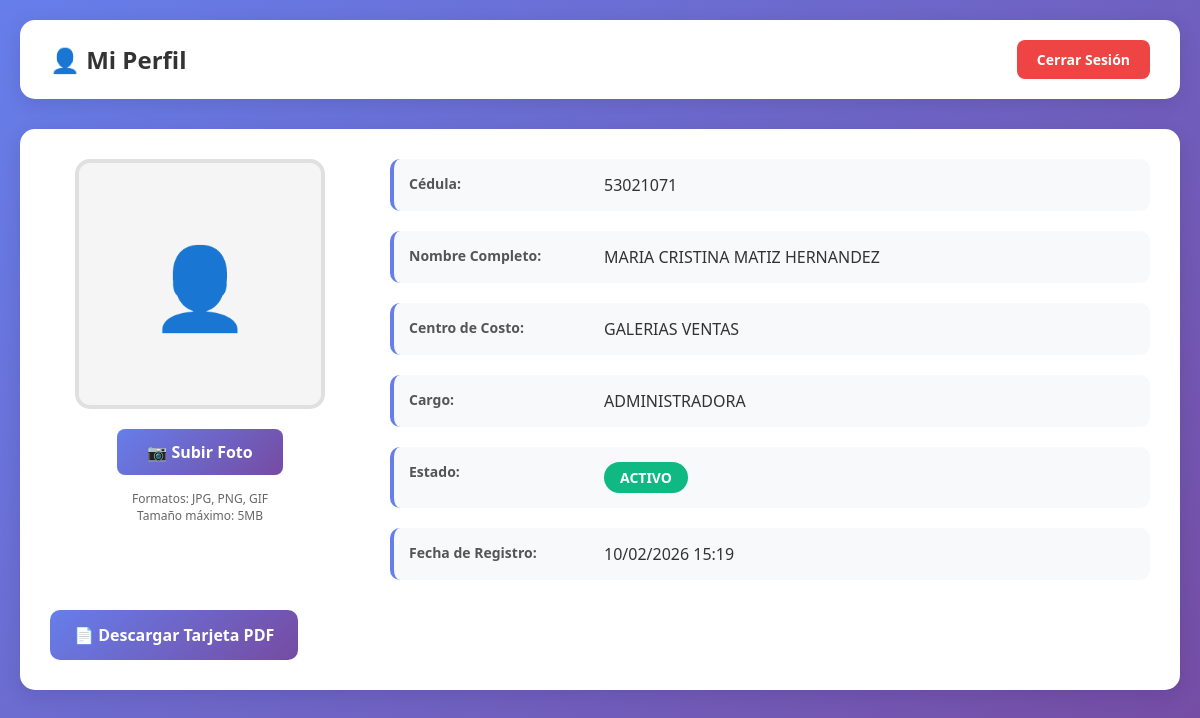
The page /perfil.php (signed in) on the database its author committed.
### tables this page shows
CREATE TABLE IF NOT EXISTS empleados (
    id INT(11) AUTO_INCREMENT PRIMARY KEY,
    cedula VARCHAR(20) NOT NULL UNIQUE,
    nombre VARCHAR(255) NOT NULL,
    centro_costo VARCHAR(255) NOT NULL,
    cargo VARCHAR(255) NOT NULL,
    password VARCHAR(255) NOT NULL,
    foto_perfil VARCHAR(255) DEFAULT NULL,
    estado ENUM('activo', 'inactivo') DEFAULT 'activo',
    fecha_registro TIMESTAMP DEFAULT CURRENT_TIMESTAMP,
    INDEX idx_cedula (cedula),
    INDEX idx_estado (estado)
);

### perfil.php (the view, shortened to what this page needs)
<?php
require_once 'config.php';
$empleado_id = $_SESSION['empleado_id'];
$stmt = $conn->prepare("SELECT * FROM empleados WHERE id = ?");
$stmt->bind_param("i", $empleado_id);
$stmt->execute();
$result = $stmt->get_result();
$empleado = $result->fetch_assoc();
?>
<!DOCTYPE html>
<html lang="es">
<head>
</head>
<body>
    <div class="container">
        <div class="header">
            <h1>👤 Mi Perfil</h1>
            <a href="logout.php" class="logout-btn">Cerrar Sesión</a>
        </div>
        <div class="card">
            <div class="profile-section">
                <div class="photo-upload">
                    <div class="photo-preview" id="photoPreview">
                        <?php if (!empty($empleado['foto_perfil']) && file_exists($empleado['foto_perfil'])): ?>
                            <img src="<?php echo htmlspecialchars($empleado['foto_perfil']); ?>" alt="Foto de perfil">
                        <?php else: ?>
                            <div class="placeholder">👤</div>
                        <?php endif; ?>
                    </div>
                    <form method="POST" enctype="multipart/form-data" id="uploadForm">
                        <div class="file-input-wrapper">
                            <label for="foto" class="file-input-label">
                                📷 Subir Foto
                            </label>
                        </div>
                        <div class="upload-info">
                            Formatos: JPG, PNG, GIF<br>
                            Tamaño máximo: 5MB
                        </div>
                    </form>
                </div>
                <div class="info-grid">
                    <div class="info-row">
                        <div class="info-label">Cédula:</div>
                        <div class="info-value"><?php echo htmlspecialchars($empleado['cedula']); ?></div>
                    </div>
                    <div class="info-row">
                        <div class="info-label">Nombre Completo:</div>
                        <div class="info-value"><?php echo htmlspecialchars($empleado['nombre']); ?></div>
                    </div>
                    <div class="info-row">
                        <div class="info-label">Centro de Costo:</div>
                        <div class="info-value"><?php echo htmlspecialchars($empleado['centro_costo']); ?></div>
                    </div>
                    <div class="info-row">
                        <div class="info-label">Cargo:</div>
                        <div class="info-value"><?php echo htmlspecialchars($empleado['cargo']); ?></div>
                    </div>
                    <div class="info-row">
                        <div class="info-label">Estado:</div>
                        <div class="info-value">
                            <span class="status-badge"><?php echo strtoupper($empleado['estado']); ?></span>
                        </div>
                    </div>
                    <div class="info-row">
                        <div class="info-label">Fecha de Registro:</div>
                        <div class="info-value"><?php echo date('d/m/Y H:i', strtotime($empleado['fecha_registro'])); ?></div>
                    </div>
                </div>
            </div>
            <div class="actions">
                <a href="generar_pdf.php?id=<?php echo $empleado['id']; ?>" class="btn btn-primary" target="_blank">
                    📄 Descargar Tarjeta PDF
                </a>
            </div>
        </div>
    </div>
</body>
</html>

### perfil.php (style rules this page uses)
* { margin: 0; padding: 0; box-sizing: border-box; }
body { font-family: 'Segoe UI', Tahoma, Geneva, Verdana, sans-serif; background: linear-gradient(135deg, #667eea 0%, #764ba2 100%); min-height: 100vh; padding: 20px; }
.header { background: white; padding: 20px 30px; border-radius: 15px; margin-bottom: 30px; display: flex; justify-content: space-between; align-items: center; flex-wrap: wrap; gap: 15px; box-shadow: 0 5px 20px rgba(0,0,0,0.1); }
.header h1 { color: #333; font-size: 24px; }
.logout-btn { background: #ef4444; color: white; padding: 10px 20px; border-radius: 8px; text-decoration: none; font-weight: 600; font-size: 14px; }
.container { max-width: 1200px; margin: 0 auto; }
.card { background: white; border-radius: 15px; padding: 30px; margin-bottom: 30px; box-shadow: 0 5px 20px rgba(0,0,0,0.1); }
.profile-section { display: grid; grid-template-columns: 300px 1fr; gap: 40px; align-items: start; }
.photo-upload { text-align: center; }
.photo-preview { width: 250px; height: 250px; border-radius: 15px; overflow: hidden; margin: 0 auto 20px; border: 4px solid #e0e0e0; background: #f5f5f5; display: flex; align-items: center; justify-content: center; }
.photo-preview .placeholder { font-size: 80px; color: #ccc; }
.file-input-wrapper { position: relative; overflow: hidden; display: inline-block; }
.file-input-label { background: linear-gradient(135deg, #667eea 0%, #764ba2 100%); color: white; padding: 12px 30px; border-radius: 8px; cursor: pointer; font-weight: 600; display: inline-block; transition: transform 0.2s; }
.upload-info { margin-top: 10px; font-size: 12px; color: #666; }
.info-grid { display: grid; gap: 20px; }
.info-row { display: grid; grid-template-columns: 180px 1fr; gap: 15px; padding: 15px; background: #f8f9fa; border-radius: 10px; border-left: 4px solid #667eea; }
.info-label { font-weight: 700; color: #555; font-size: 14px; }
.info-value { color: #333; font-size: 16px; font-weight: 500; }
.status-badge { display: inline-block; padding: 6px 16px; background: #10b981; color: white; border-radius: 20px; font-size: 14px; font-weight: 600; text-transform: uppercase; }
.actions { display: flex; gap: 15px; margin-top: 30px; flex-wrap: wrap; }
.btn { padding: 14px 24px; border-radius: 10px; font-size: 16px; font-weight: 600; text-decoration: none; display: inline-flex; align-items: center; gap: 8px; cursor: pointer; border: none; transition: all 0.3s; }
.btn-primary { background: linear-gradient(135deg, #667eea 0%, #764ba2 100%); color: white; }

### rows shown on the page
empleados: cedula "53021071", nombre "MARIA CRISTINA MATIZ HERNANDEZ", centro_costo "GALERIAS VENTAS", cargo "ADMINISTRADORA", estado "ACTIVO", fecha_registro "10/02/2026 15:19"
